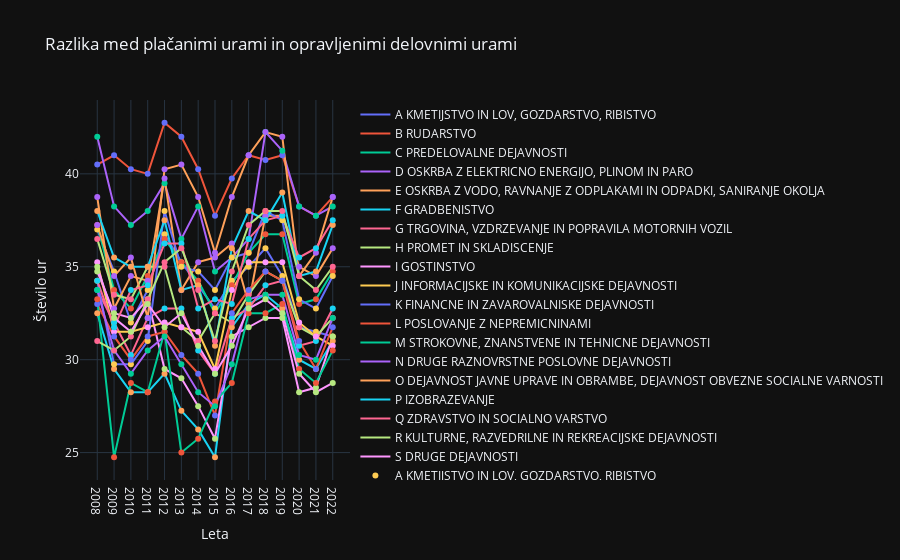

The code cell stored with this chart in its notebook:
### Code cell
for column in df.columns[1:]:
    trace = go.Scatter(
        x=df.index,
        y=df[column],
        mode='markers',
        name=column
    )
    traces.append(trace)

layout = go.Layout(
    title='Razlika med plačanimi urami in opravljenimi delovnimi urami',
    xaxis=dict(title='Leta'),
    yaxis=dict(title='Število ur')
)

fig = go.Figure(data=traces, layout=layout)
fig.show()

### Figure 1 — Plotly figure (JSON) as saved in the notebook; plotly's stock layout.template omitted (floating-point values rounded to 4 significant figures)
{"data": [{"mode": "lines", "name": "A KMETIJSTVO IN LOV, GOZDARSTVO, RIBISTVO", "x": ["2008", "2009", "2010", "2011", "2012", "2013", "2014", "2015", "2016", "2017", "2018", "2019", "2020", "2021", "2022"], "y": [37.0, 34.75, 32.0, 33.75, 36.75, 35.25, 34.0, 32.75, 34.25, 35.0, 36.0, 34.5, 31.75, 31.5, 31.25], "type": "scatter"}, {"mode": "lines", "name": "B RUDARSTVO", "x": ["2008", "2009", "2010", "2011", "2012", "2013", "2014", "2015", "2016", "2017", "2018", "2019", "2020", "2021", "2022"], "y": [40.5, 41.0, 40.25, 40.0, 42.75, 42.0, 40.25, 37.75, 39.75, 41.0, 40.75, 41.0, 38.25, 37.75, 38.75], "type": "scatter"}, {"mode": "lines", "name": "C PREDELOVALNE DEJAVNOSTI", "x": ["2008", "2009", "2010", "2011", "2012", "2013", "2014", "2015", "2016", "2017", "2018", "2019", "2020", "2021", "2022"], "y": [37.25, 33.75, 32.75, 34.5, 36.5, 35.25, 34.25, 32.5, 34.0, 35.75, 36.75, 36.75, 33.0, 33.25, 34.75], "type": "scatter"}, {"mode": "lines", "name": "D OSKRBA Z ELEKTRICNO ENERGIJO, PLINOM IN PARO", "x": ["2008", "2009", "2010", "2011", "2012", "2013", "2014", "2015", "2016", "2017", "2018", "2019", "2020", "2021", "2022"], "y": [42.0, 38.25, 37.25, 38.0, 39.5, 36.5, 38.25, 34.75, 35.5, 36.5, 42.25, 41.25, 38.25, 37.75, 38.25], "type": "scatter"}, {"mode": "lines", "name": "E OSKRBA Z VODO, RAVNANJE Z ODPLAKAMI IN ODPADKI, SANIRANJE OKOLJA", "x": ["2008", "2009", "2010", "2011", "2012", "2013", "2014", "2015", "2016", "2017", "2018", "2019", "2020", "2021", "2022"], "y": [38.75, 32.75, 34.5, 34.25, 39.75, 33.75, 35.25, 35.5, 36.25, 33.0, 37.75, 37.75, 35.0, 34.5, 36.0], "type": "scatter"}, {"mode": "lines", "name": "F GRADBENISTVO", "x": ["2008", "2009", "2010", "2011", "2012", "2013", "2014", "2015", "2016", "2017", "2018", "2019", "2020", "2021", "2022"], "y": [32.5, 29.5, 28.25, 28.25, 29.25, 27.25, 26.25, 24.75, 31.75, 33.0, 33.5, 32.75, 30.0, 29.5, 31.0], "type": "scatter"}, {"mode": "lines", "name": "G TRGOVINA, VZDRZEVANJE IN POPRAVILA MOTORNIH VOZIL", "x": ["2008", "2009", "2010", "2011", "2012", "2013", "2014", "2015", "2016", "2017", "2018", "2019", "2020", "2021", "2022"], "y": [33.75, 32.0, 30.25, 32.25, 32.75, 32.75, 30.5, 29.25, 32.25, 32.75, 34.0, 34.25, 30.75, 31.0, 32.75], "type": "scatter"}, {"mode": "lines", "name": "H PROMET IN SKLADISCENJE", "x": ["2008", "2009", "2010", "2011", "2012", "2013", "2014", "2015", "2016", "2017", "2018", "2019", "2020", "2021", "2022"], "y": [36.5, 33.5, 33.25, 35.0, 35.0, 31.75, 31.0, 32.5, 32.0, 33.5, 34.75, 34.25, 31.75, 31.25, 32.25], "type": "scatter"}, {"mode": "lines", "name": "I GOSTINSTVO", "x": ["2008", "2009", "2010", "2011", "2012", "2013", "2014", "2015", "2016", "2017", "2018", "2019", "2020", "2021", "2022"], "y": [34.75, 32.5, 32.25, 33.25, 29.5, 29.0, 27.5, 25.75, 31.25, 31.75, 32.25, 32.25, 28.25, 28.5, 31.25], "type": "scatter"}, {"mode": "lines", "name": "J INFORMACIJSKE IN KOMUNIKACIJSKE DEJAVNOSTI", "x": ["2008", "2009", "2010", "2011", "2012", "2013", "2014", "2015", "2016", "2017", "2018", "2019", "2020", "2021", "2022"], "y": [35.25, 31.5, 31.5, 31.75, 32.0, 31.75, 31.5, 29.5, 33.75, 35.25, 35.25, 35.25, 32.0, 31.25, 30.75], "type": "scatter"}, {"mode": "lines", "name": "K FINANCNE IN ZAVAROVALNISKE DEJAVNOSTI", "x": ["2008", "2009", "2010", "2011", "2012", "2013", "2014", "2015", "2016", "2017", "2018", "2019", "2020", "2021", "2022"], "y": [34.25, 29.75, 29.75, 31.0, 38.0, 35.0, 34.75, 33.75, 35.5, 35.75, 38.0, 37.5, 33.25, 32.75, 34.5], "type": "scatter"}, {"mode": "lines", "name": "L POSLOVANJE Z NEPREMICNINAMI", "x": ["2008", "2009", "2010", "2011", "2012", "2013", "2014", "2015", "2016", "2017", "2018", "2019", "2020", "2021", "2022"], "y": [33.0, 31.25, 30.0, 31.25, 31.5, 30.25, 29.25, 27.0, 32.5, 33.75, 34.75, 34.25, 31.0, 29.5, 31.75], "type": "scatter"}, {"mode": "lines", "name": "M STROKOVNE, ZNANSTVENE IN TEHNICNE DEJAVNOSTI", "x": ["2008", "2009", "2010", "2011", "2012", "2013", "2014", "2015", "2016", "2017", "2018", "2019", "2020", "2021", "2022"], "y": [33.25, 24.75, 28.75, 28.25, 31.5, 25.0, 25.75, 27.75, 28.75, 32.5, 32.5, 33.0, 29.5, 28.75, 30.5], "type": "scatter"}, {"mode": "lines", "name": "N DRUGE RAZNOVRSTNE POSLOVNE DEJAVNOSTI", "x": ["2008", "2009", "2010", "2011", "2012", "2013", "2014", "2015", "2016", "2017", "2018", "2019", "2020", "2021", "2022"], "y": [33.75, 30.5, 29.25, 30.5, 31.25, 29.75, 28.25, 27.5, 29.75, 33.25, 33.5, 33.5, 30.25, 30.0, 32.25], "type": "scatter"}, {"mode": "lines", "name": "O DEJAVNOST JAVNE UPRAVE IN OBRAMBE, DEJAVNOST OBVEZNE SOCIALNE VARNOSTI", "x": ["2008", "2009", "2010", "2011", "2012", "2013", "2014", "2015", "2016", "2017", "2018", "2019", "2020", "2021", "2022"], "y": [37.25, 34.5, 35.5, 32.25, 40.25, 40.5, 38.75, 35.75, 38.75, 41.0, 42.25, 42.0, 34.5, 35.75, 38.75], "type": "scatter"}, {"mode": "lines", "name": "P IZOBRAZEVANJE", "x": ["2008", "2009", "2010", "2011", "2012", "2013", "2014", "2015", "2016", "2017", "2018", "2019", "2020", "2021", "2022"], "y": [38.0, 35.5, 35.0, 35.0, 37.5, 33.75, 34.0, 30.75, 36.0, 38.0, 37.5, 39.0, 34.5, 34.75, 37.25], "type": "scatter"}, {"mode": "lines", "name": "Q ZDRAVSTVO IN SOCIALNO VARSTVO", "x": ["2008", "2009", "2010", "2011", "2012", "2013", "2014", "2015", "2016", "2017", "2018", "2019", "2020", "2021", "2022"], "y": [34.25, 31.75, 33.75, 34.0, 36.25, 36.25, 32.75, 33.25, 33.0, 36.5, 37.5, 37.75, 35.5, 36.0, 37.5], "type": "scatter"}, {"mode": "lines", "name": "R KULTURNE, RAZVEDRILNE IN REKREACIJSKE DEJAVNOSTI", "x": ["2008", "2009", "2010", "2011", "2012", "2013", "2014", "2015", "2016", "2017", "2018", "2019", "2020", "2021", "2022"], "y": [31.0, 30.5, 31.25, 33.25, 35.25, 36.0, 33.75, 31.0, 34.75, 37.25, 38.0, 38.0, 34.5, 33.75, 35.0], "type": "scatter"}, {"mode": "lines", "name": "S DRUGE DEJAVNOSTI", "x": ["2008", "2009", "2010", "2011", "2012", "2013", "2014", "2015", "2016", "2017", "2018", "2019", "2020", "2021", "2022"], "y": [35.0, 32.25, 31.5, 33.0, 31.75, 32.5, 30.75, 29.25, 30.75, 32.75, 33.25, 32.5, 29.25, 28.25, 28.75], "type": "scatter"}, {"mode": "markers", "name": "A KMETIJSTVO IN LOV, GOZDARSTVO, RIBISTVO", "x": ["2008", "2009", "2010", "2011", "2012", "2013", "2014", "2015", "2016", "2017", "2018", "2019", "2020", "2021", "2022"], "y": [37.0, 34.75, 32.0, 33.75, 36.75, 35.25, 34.0, 32.75, 34.25, 35.0, 36.0, 34.5, 31.75, 31.5, 31.25], "type": "scatter"}, {"mode": "markers", "name": "B RUDARSTVO", "x": ["2008", "2009", "2010", "2011", "2012", "2013", "2014", "2015", "2016", "2017", "2018", "2019", "2020", "2021", "2022"], "y": [40.5, 41.0, 40.25, 40.0, 42.75, 42.0, 40.25, 37.75, 39.75, 41.0, 40.75, 41.0, 38.25, 37.75, 38.75], "type": "scatter"}, {"mode": "markers", "name": "C PREDELOVALNE DEJAVNOSTI", "x": ["2008", "2009", "2010", "2011", "2012", "2013", "2014", "2015", "2016", "2017", "2018", "2019", "2020", "2021", "2022"], "y": [37.25, 33.75, 32.75, 34.5, 36.5, 35.25, 34.25, 32.5, 34.0, 35.75, 36.75, 36.75, 33.0, 33.25, 34.75], "type": "scatter"}, {"mode": "markers", "name": "D OSKRBA Z ELEKTRICNO ENERGIJO, PLINOM IN PARO", "x": ["2008", "2009", "2010", "2011", "2012", "2013", "2014", "2015", "2016", "2017", "2018", "2019", "2020", "2021", "2022"], "y": [42.0, 38.25, 37.25, 38.0, 39.5, 36.5, 38.25, 34.75, 35.5, 36.5, 42.25, 41.25, 38.25, 37.75, 38.25], "type": "scatter"}, {"mode": "markers", "name": "E OSKRBA Z VODO, RAVNANJE Z ODPLAKAMI IN ODPADKI, SANIRANJE OKOLJA", "x": ["2008", "2009", "2010", "2011", "2012", "2013", "2014", "2015", "2016", "2017", "2018", "2019", "2020", "2021", "2022"], "y": [38.75, 32.75, 34.5, 34.25, 39.75, 33.75, 35.25, 35.5, 36.25, 33.0, 37.75, 37.75, 35.0, 34.5, 36.0], "type": "scatter"}, {"mode": "markers", "name": "F GRADBENISTVO", "x": ["2008", "2009", "2010", "2011", "2012", "2013", "2014", "2015", "2016", "2017", "2018", "2019", "2020", "2021", "2022"], "y": [32.5, 29.5, 28.25, 28.25, 29.25, 27.25, 26.25, 24.75, 31.75, 33.0, 33.5, 32.75, 30.0, 29.5, 31.0], "type": "scatter"}, {"mode": "markers", "name": "G TRGOVINA, VZDRZEVANJE IN POPRAVILA MOTORNIH VOZIL", "x": ["2008", "2009", "2010", "2011", "2012", "2013", "2014", "2015", "2016", "2017", "2018", "2019", "2020", "2021", "2022"], "y": [33.75, 32.0, 30.25, 32.25, 32.75, 32.75, 30.5, 29.25, 32.25, 32.75, 34.0, 34.25, 30.75, 31.0, 32.75], "type": "scatter"}, {"mode": "markers", "name": "H PROMET IN SKLADISCENJE", "x": ["2008", "2009", "2010", "2011", "2012", "2013", "2014", "2015", "2016", "2017", "2018", "2019", "2020", "2021", "2022"], "y": [36.5, 33.5, 33.25, 35.0, 35.0, 31.75, 31.0, 32.5, 32.0, 33.5, 34.75, 34.25, 31.75, 31.25, 32.25], "type": "scatter"}, {"mode": "markers", "name": "I GOSTINSTVO", "x": ["2008", "2009", "2010", "2011", "2012", "2013", "2014", "2015", "2016", "2017", "2018", "2019", "2020", "2021", "2022"], "y": [34.75, 32.5, 32.25, 33.25, 29.5, 29.0, 27.5, 25.75, 31.25, 31.75, 32.25, 32.25, 28.25, 28.5, 31.25], "type": "scatter"}, {"mode": "markers", "name": "J INFORMACIJSKE IN KOMUNIKACIJSKE DEJAVNOSTI", "x": ["2008", "2009", "2010", "2011", "2012", "2013", "2014", "2015", "2016", "2017", "2018", "2019", "2020", "2021", "2022"], "y": [35.25, 31.5, 31.5, 31.75, 32.0, 31.75, 31.5, 29.5, 33.75, 35.25, 35.25, 35.25, 32.0, 31.25, 30.75], "type": "scatter"}, {"mode": "markers", "name": "K FINANCNE IN ZAVAROVALNISKE DEJAVNOSTI", "x": ["2008", "2009", "2010", "2011", "2012", "2013", "2014", "2015", "2016", "2017", "2018", "2019", "2020", "2021", "2022"], "y": [34.25, 29.75, 29.75, 31.0, 38.0, 35.0, 34.75, 33.75, 35.5, 35.75, 38.0, 37.5, 33.25, 32.75, 34.5], "type": "scatter"}, {"mode": "markers", "name": "L POSLOVANJE Z NEPREMICNINAMI", "x": ["2008", "2009", "2010", "2011", "2012", "2013", "2014", "2015", "2016", "2017", "2018", "2019", "2020", "2021", "2022"], "y": [33.0, 31.25, 30.0, 31.25, 31.5, 30.25, 29.25, 27.0, 32.5, 33.75, 34.75, 34.25, 31.0, 29.5, 31.75], "type": "scatter"}, {"mode": "markers", "name": "M STROKOVNE, ZNANSTVENE IN TEHNICNE DEJAVNOSTI", "x": ["2008", "2009", "2010", "2011", "2012", "2013", "2014", "2015", "2016", "2017", "2018", "2019", "2020", "2021", "2022"], "y": [33.25, 24.75, 28.75, 28.25, 31.5, 25.0, 25.75, 27.75, 28.75, 32.5, 32.5, 33.0, 29.5, 28.75, 30.5], "type": "scatter"}, {"mode": "markers", "name": "N DRUGE RAZNOVRSTNE POSLOVNE DEJAVNOSTI", "x": ["2008", "2009", "2010", "2011", "2012", "2013", "2014", "2015", "2016", "2017", "2018", "2019", "2020", "2021", "2022"], "y": [33.75, 30.5, 29.25, 30.5, 31.25, 29.75, 28.25, 27.5, 29.75, 33.25, 33.5, 33.5, 30.25, 30.0, 32.25], "type": "scatter"}, {"mode": "markers", "name": "O DEJAVNOST JAVNE UPRAVE IN OBRAMBE, DEJAVNOST OBVEZNE SOCIALNE VARNOSTI", "x": ["2008", "2009", "2010", "2011", "2012", "2013", "2014", "2015", "2016", "2017", "2018", "2019", "2020", "2021", "2022"], "y": [37.25, 34.5, 35.5, 32.25, 40.25, 40.5, 38.75, 35.75, 38.75, 41.0, 42.25, 42.0, 34.5, 35.75, 38.75], "type": "scatter"}, {"mode": "markers", "name": "P IZOBRAZEVANJE", "x": ["2008", "2009", "2010", "2011", "2012", "2013", "2014", "2015", "2016", "2017", "2018", "2019", "2020", "2021", "2022"], "y": [38.0, 35.5, 35.0, 35.0, 37.5, 33.75, 34.0, 30.75, 36.0, 38.0, 37.5, 39.0, 34.5, 34.75, 37.25], "type": "scatter"}, {"mode": "markers", "name": "Q ZDRAVSTVO IN SOCIALNO VARSTVO", "x": ["2008", "2009", "2010", "2011", "2012", "2013", "2014", "2015", "2016", "2017", "2018", "2019", "2020", "2021", "2022"], "y": [34.25, 31.75, 33.75, 34.0, 36.25, 36.25, 32.75, 33.25, 33.0, 36.5, 37.5, 37.75, 35.5, 36.0, 37.5], "type": "scatter"}, {"mode": "markers", "name": "R KULTURNE, RAZVEDRILNE IN REKREACIJSKE DEJAVNOSTI", "x": ["2008", "2009", "2010", "2011", "2012", "2013", "2014", "2015", "2016", "2017", "2018", "2019", "2020", "2021", "2022"], "y": [31.0, 30.5, 31.25, 33.25, 35.25, 36.0, 33.75, 31.0, 34.75, 37.25, 38.0, 38.0, 34.5, 33.75, 35.0], "type": "scatter"}, {"mode": "markers", "name": "S DRUGE DEJAVNOSTI", "x": ["2008", "2009", "2010", "2011", "2012", "2013", "2014", "2015", "2016", "2017", "2018", "2019", "2020", "2021", "2022"], "y": [35.0, 32.25, 31.5, 33.0, 31.75, 32.5, 30.75, 29.25, 30.75, 32.75, 33.25, 32.5, 29.25, 28.25, 28.75], "type": "scatter"}], "layout": {"title": {"text": "Razlika med plačanimi urami in opravljenimi delovnimi urami"}, "xaxis": {"title": {"text": "Leta"}}, "yaxis": {"title": {"text": "Število ur"}}}}
